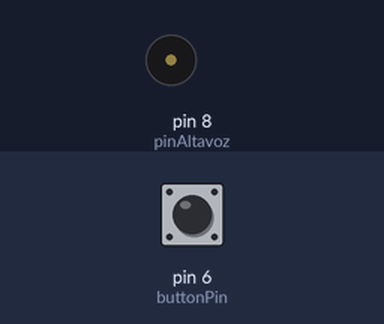
Recording of a sketch running on a simulated Arduino Uno, built with avr-gcc and run on an emulated ATmega328P. Shown: buzzer (waves = sounding). Inputs (shaded band) come from the test bench; at power-on: pin 6 (buttonPin) LOW.

Above: at 1.2 s.
1.3 s: pin 6 (buttonPin) pulled HIGH for 0.15 s
At 2.5 s:
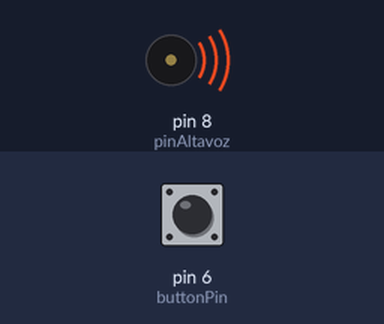
4.4 s: pin 6 (buttonPin) pulled HIGH for 3.2 s
At 5.6 s:
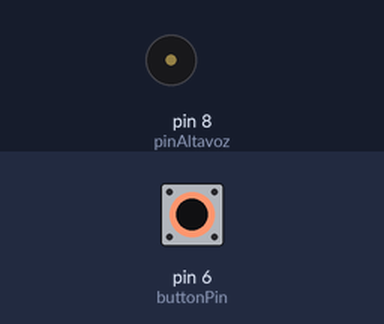
9.1 s: pin 6 (buttonPin) pulled HIGH for 1 s
At 9.7 s:
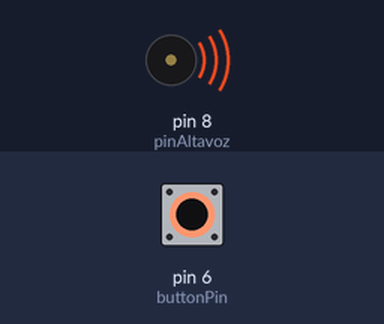
Timing chart, 0 to 19.1 s (numbered marks = the images above; inputs shaded):
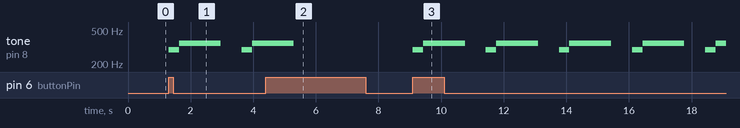

The sketch:

Villancico2.ino
```cpp
int switchStateKill = 0;
bool isTheButtonBeingPressed = false;
bool play = false;
const int buttonPin=6;
const int pinAltavoz = 8;
const int freqs[] = {261.63, 293.66, 329.63, 349.23, 392, 440, 466.16, 523.25, 587.33, 587.33, 659.25,698.46, 783.99, 880, 932.33, 1046.50};
const int duracionNegra = 667;

void setup(){


  pinMode(buttonPin, INPUT);
}


void loop(){
    checkButton();
 if (play) {
    tocarMelodia();
  }


}

/*
 * Funcion para tocar una melodia
 */
void tocarMelodia(){
  tocarMelodia(1,0.5);
  tocarMelodia(3,2);
tocarMelodia(-1,1);
  }

void tocarMelodia(int numeroNota, float duracionNota) {
  int pin = pinAltavoz;
  int duracionMilisegundos = duracionNegra * duracionNota;
  //
  if (numeroNota == -1){
    //tocar en solencio
    noTone(pin);
    delay(duracionMilisegundos);
  }
  else {
   //tocar una nota
   int frecuencia = freqs[numeroNota];


  tone(pin,frecuencia,duracionMilisegundos);
  delay(duracionMilisegundos);
}
}


void checkButton(){
  switchStateKill = digitalRead(buttonPin);
  if (switchStateKill == HIGH){
    if (isTheButtonBeingPressed == false){
      play = !play;
      isTheButtonBeingPressed = true;
  }
}
else{
  isTheButtonBeingPressed = false;
}

}
```

Measured:
- after the input at 1.3 s, tone on pin 8 (pinAltavoz): plays 293 Hz for 0.33 s, 349 Hz for 1.3 s, 293 Hz for 0.33 s, 349 Hz for 0.43 s, starting at once
- after the input at 4.4 s, tone on pin 8 (pinAltavoz): goes on until 5.3 s, then stays silent
- after the input at 9.1 s, tone on pin 8 (pinAltavoz): silent → 293 Hz at once, then repeats every 2.3 s: 349 Hz 1.3 s, silent 0.67 s, 293 Hz 0.33 s
